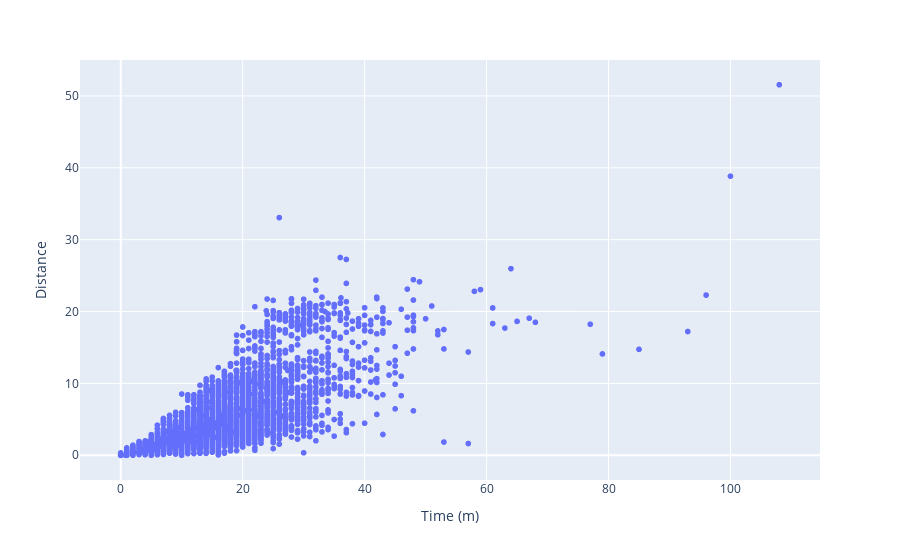

Notebook code for this chart:
### Code cell
fig = px.scatter(x=temp2[' trip_time_in_secs']/60, y=temp2[' trip_distance'])

# hiding legend in pyplot express.
fig.update_layout(showlegend=False, xaxis_title="Time (m)",
                  yaxis_title="Distance",
                  legend_title="Legend Title")

# showing the plot
fig.show()

### Figure 1 — Plotly figure (JSON) as saved in the notebook; plotly's stock layout.template omitted (floating-point values rounded to 4 significant figures; data arrays with more than 128 entries replaced by an {"elided": "..."} marker saying what was removed)
{"data": [{"hovertemplate": "x=%{x}<br>y=%{y}<extra></extra>", "legendgroup": "", "marker": {"color": "#636efa", "symbol": "circle"}, "mode": "markers", "name": "", "showlegend": false, "type": "scattergl", "x": {"elided": "10000 float values"}, "xaxis": "x", "y": {"elided": "10000 float values"}, "yaxis": "y"}], "layout": {"legend": {"title": {"text": "Legend Title"}, "tracegroupgap": 0}, "margin": {"t": 60}, "showlegend": false, "xaxis": {"anchor": "y", "domain": [0, 1], "title": {"text": "Time (m)"}}, "yaxis": {"anchor": "x", "domain": [0, 1], "title": {"text": "Distance"}}}}
